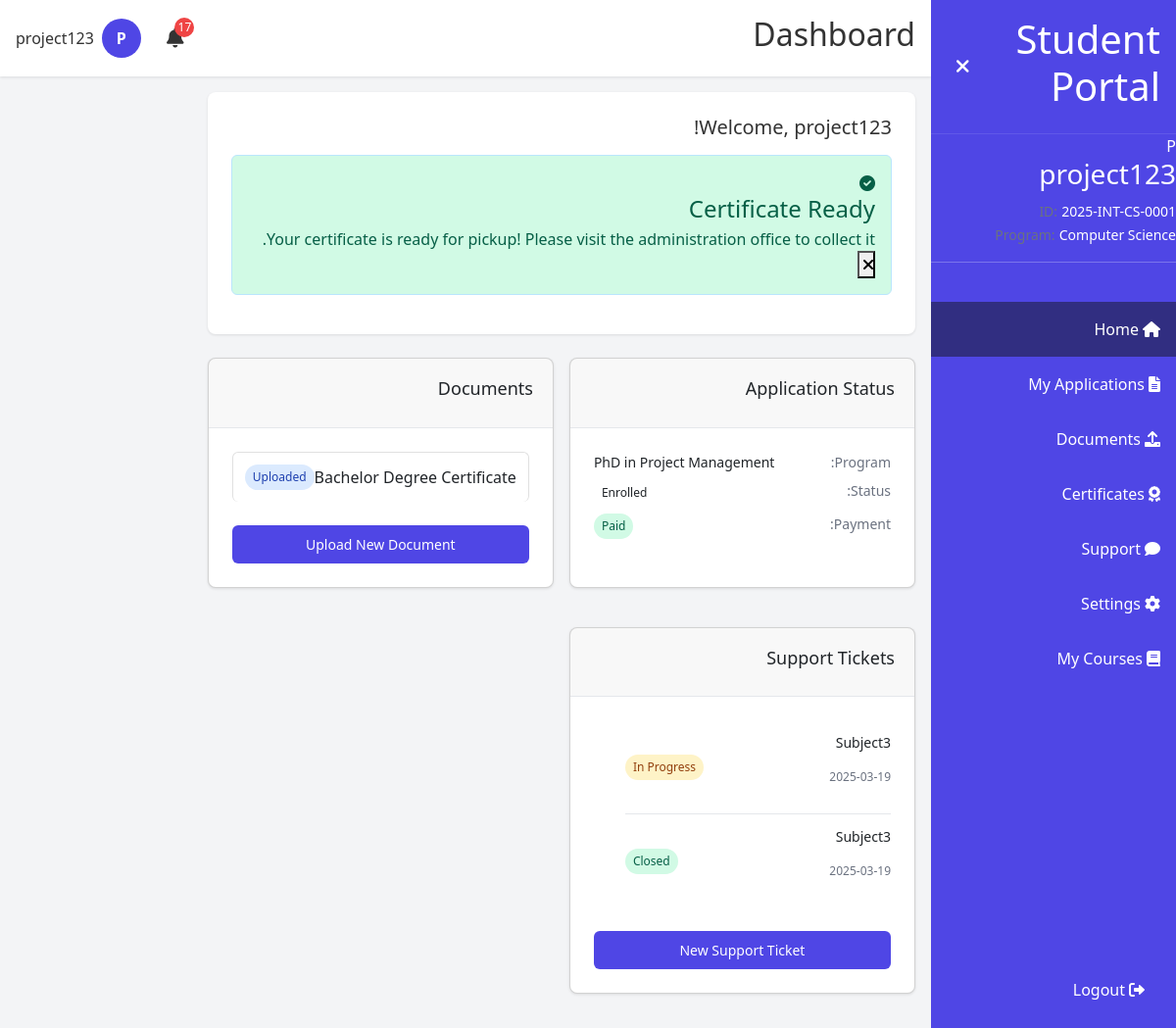
Screenshot of /student/dashboard (signed in) with the database file from the repository.
### models.py (models this page shows, shortened)
class User(db.Model, UserMixin):
    __tablename__ = 'user'
    __table_args__ = {'extend_existing': True}
    id = db.Column(db.Integer, primary_key=True)
    email = db.Column(db.String(120), unique=True, nullable=False)
    password_hash = db.Column(db.String(128), nullable=False)
    full_name = db.Column(db.String(100), nullable=False)
    phone = db.Column(db.String(20), nullable=True)
    nationality = db.Column(db.String(50), nullable=True)
    education = db.Column(db.String(50), nullable=True)
    role = db.Column(db.String(20), default='student')
    created_at = db.Column(db.DateTime, default=datetime.utcnow)
    applications = db.relationship('Application', backref='user', lazy=True)
    documents = db.relationship('Document', backref='user', lazy=True)
    certificates = db.relationship('Certificate', backref='user', lazy=True)
    tickets = db.relationship('Ticket', backref='user', lazy=True)
    notifications = db.relationship('Notification', backref='user', lazy=True)
    def is_admin(self):
        return self.role == 'admin'

class StudentID(db.Model):
    __tablename__ = 'student_id'
    __table_args__ = {'extend_existing': True}
    id = db.Column(db.Integer, primary_key=True)
    student_id = db.Column(db.String(20), unique=True, nullable=False)
    application_id = db.Column(db.Integer, db.ForeignKey('application.id'), unique=True, nullable=False)
    application = db.relationship('Application', backref='student_id', lazy=True)
    created_at = db.Column(db.DateTime, default=datetime.utcnow)

class Application(db.Model):
    __tablename__ = 'application'
    __table_args__ = {'extend_existing': True}
    id = db.Column(db.Integer, primary_key=True)
    app_id = db.Column(db.String(20), unique=True, nullable=False)
    user_id = db.Column(db.Integer, db.ForeignKey('user.id'), nullable=False)
    program = db.Column(db.String(200), nullable=False)  # This stores the program name
    program_id = db.Column(db.Integer, db.ForeignKey('programs.id'), nullable=True)
    program_relation = db.relationship('Program', backref='applications', lazy=True)
    status = db.Column(db.String(50), default='Pending Review')
    payment_status = db.Column(db.String(20), default='Pending')
    date_submitted = db.Column(db.DateTime, default=datetime.utcnow)

class Document(db.Model):
    __tablename__ = 'document'
    __table_args__ = {'extend_existing': True}
    id = db.Column(db.Integer, primary_key=True)
    user_id = db.Column(db.Integer, db.ForeignKey('user.id'), nullable=False)
    application_id = db.Column(db.Integer, db.ForeignKey('application.id'), nullable=True)
    name = db.Column(db.String(100), nullable=False)
    file_path = db.Column(db.String(255), nullable=False)
    status = db.Column(db.String(20), default='Uploaded')
    uploaded_at = db.Column(db.DateTime, default=datetime.utcnow)

class Ticket(db.Model):
    __tablename__ = 'ticket'
    __table_args__ = {'extend_existing': True}
    id = db.Column(db.Integer, primary_key=True)
    ticket_id = db.Column(db.String(20), unique=True, nullable=False)
    user_id = db.Column(db.Integer, db.ForeignKey('user.id'), nullable=False)
    subject = db.Column(db.String(100), nullable=False)
    status = db.Column(db.String(20), default='Open')
    created_at = db.Column(db.DateTime, default=datetime.utcnow)
    messages = db.relationship('TicketMessage', backref='ticket', lazy=True, order_by='TicketMessage.created_at')

### run.py (the view)
@app.route('/student/dashboard')
@login_required
def student_dashboard():
    if current_user.is_admin():
        return redirect(url_for('admin_dashboard'))
    applications = Application.query.filter_by(user_id=current_user.id).all()
    documents = Document.query.filter_by(user_id=current_user.id).all()
    certificates = Certificate.query.filter_by(user_id=current_user.id).all()
    tickets = Ticket.query.filter_by(user_id=current_user.id).all()
    notifications = Notification.query.filter_by(user_id=current_user.id, read=False).order_by(Notification.created_at.desc()).all()
    payment_required = any(app.status == 'Documents Approved' and app.payment_status == 'Pending' for app in applications)
    certificate_ready = any(cert.status == 'Ready for Pickup' for cert in certificates)
    student_id_obj = StudentID.query.join(Application).filter(
        Application.user_id == current_user.id
    ).first()
    student_id = student_id_obj.student_id if student_id_obj else None
    program = student_id_obj.application.program if student_id_obj else None
    cumulative_gpa = calculate_gpa(current_user.id)
    total_credits = 0
    try:
        sql_query = text("SELECT ce.course_id FROM course_enrollments ce WHERE ce.student_id = :student_id AND ce.status = :status")
        result = db.session.execute(sql_query, {"student_id": current_user.id, "status": "Completed"})
        course_ids = [row[0] for row in result]
        for course_id in course_ids:
            course = Course.query.get(course_id)
            if course:
                total_credits += course.credits
    except Exception as e:
        print(f"Error calculating credits: {str(e)}")
    return render_template(
        'student/dashboard.html',
        applications=applications,
        documents=documents,
        certificates=certificates,
        tickets=tickets,
        notifications=notifications,
        payment_required=payment_required,
        certificate_ready=certificate_ready,
        student_id=student_id,
        program=program,
        cumulative_gpa=cumulative_gpa,
        total_credits=total_credits
    )

### templates/student/dashboard.html (shortened to what this page needs)
{% extends "student_layout.html" %}
{% block page_title %}Dashboard{% endblock %}
{% block main_content %}
<div class="dashboard-container">
    <div class="dashboard-main">
        <div class="welcome-card">
            <h3>Welcome, {{ current_user.full_name }}!</h3>
            {% if certificate_ready %}
            <div class="alert success" id="certificate-notification">
                <i class="fas fa-check-circle"></i>
                <div>
                    <h4>Certificate Ready</h4>
                    <p>Your certificate is ready for pickup! Please visit the administration office to collect it.</p>
                </div>
                <button class="close-alert" onclick="dismissCertificateNotification()">
                    <i class="fas fa-times"></i>
                </button>
            </div>
            {% endif %}
        </div>
        <div class="dashboard-grid">
            <div class="card">
                <div class="card-header">
                    <h3>Application Status</h3>
                </div>
                <div class="card-body">
                    {% if applications %}
                        {% set latest_app = applications|sort(attribute='date_submitted', reverse=true)|first %}
                        <div class="info-row">
                            <span class="info-label">Program:</span>
                            <span class="info-value">{{ latest_app.program }}</span>
                        </div>
                        <div class="info-row">
                            <span class="info-label">Status:</span>
                            <span class="status-badge
                                ">
                                {{ latest_app.status }}
                            </span>
                        </div>
                        <div class="info-row mb-4">
                            <span class="info-label">Payment:</span>
                            <span class="status-badge
                                {% if latest_app.payment_status == 'Pending' %}yellow
                                {% elif latest_app.payment_status == 'Paid' %}green
                                {% endif %}">
                                {{ latest_app.payment_status }}
                            </span>
                        </div>
                    {% else %}
                        <div class="text-center">
                            <p class="text-muted">No applications found</p>
                            <a href="{{ url_for('student_new_application') }}" class="btn primary mt-3">Apply Now</a>
                        </div>
                    {% endif %}
                </div>
            </div>
            <div class="card">
                <div class="card-header">
                    <h3>Documents</h3>
                </div>
                <div class="card-body">
                    {% if documents %}
                        <ul class="document-list">
                            {% for document in documents|sort(attribute='uploaded_at', reverse=true)|slice(0, 3) %}
                                <li class="document-item">
                                    <span>{{ document.name }}</span>
                                    <span class="status-badge
                                        {% if document.status == 'Uploaded' %}blue
                                        {% elif document.status == 'Verified' %}green
                                        {% elif document.status == 'Rejected' %}red
                                        {% endif %}">
                                        {{ document.status }}
                                    </span>
                                </li>
                            {% endfor %}
                        </ul>
                        <a href="{{ url_for('student_upload_document') }}" class="btn primary full-width mt-4">Upload New Document</a>
                    {% else %}
                        <div class="text-center">
                            <p class="text-muted">No documents found</p>
                            <a href="{{ url_for('student_upload_document') }}" class="btn primary mt-3">Upload Document</a>
                        </div>
                    {% endif %}
                </div>
            </div>
            <div class="card">
                <div class="card-header">
                    <h3>Support Tickets</h3>
                </div>
                <div class="card-body">
                    {% if tickets %}
                        <ul class="ticket-list">
                            {% for ticket in tickets|sort(attribute='created_at', reverse=true)|slice(0, 3) %}
                                <li class="ticket-item">
                                    <div>
                                        <p class="ticket-subject">{{ ticket.subject }}</p>
                                        <p class="ticket-date">{{ ticket.created_at.strftime('%Y-%m-%d') }}</p>
                                    </div>
                                    <span class="status-badge
                                        {% if ticket.status == 'Open' %}red
                                        {% elif ticket.status == 'In Progress' %}yellow
                                        {% elif ticket.status == 'Closed' %}green
                                        {% endif %}">
                                        {{ ticket.status }}
                                    </span>
                                </li>
                            {% endfor %}
                        </ul>
                        <a href="{{ url_for('student_new_ticket') }}" class="btn primary full-width mt-4">New Support Ticket</a>
                    {% else %}
                        <div class="text-center">
                            <p class="text-muted">No support tickets</p>
                            <a href="{{ url_for('student_new_ticket') }}" class="btn primary mt-3">Create Ticket</a>
                        </div>
                    {% endif %}
                </div>
            </div>
        </div>
    </div>
</div>
{% endblock %}

### templates/student_layout.html (shortened to what this page needs)
{% extends "base.html" %}
{% block content %}
<div class="dashboard-container">
    <div id="sidebar" class="sidebar">
        <div class="sidebar-header">
            <h1 id="sidebar-title">Student Portal</h1>
            <button id="toggle-sidebar" class="btn-icon">
                <i class="fas fa-times"></i>
            </button>
        </div>
        {% if student_id %}
        <div class="sidebar-profile">
            <div class="sidebar-avatar">
                {{ current_user.full_name|initials }}
            </div>
            <h3 class="sidebar-name">{{ current_user.full_name }}</h3>
            <div class="sidebar-info">
                <div class="info-item">
                    <span class="info-label">ID:</span>
                    <span class="info-value">{{ student_id }}</span>
                </div>
                <div class="info-item">
                    <span class="info-label">Program:</span>
                    <span class="info-value small">{{ program }}</span>
                </div>
            </div>
        </div>
        <hr class="sidebar-divider">
        {% endif %}
        <nav class="sidebar-nav">
            <a href="{{ url_for('student_dashboard') }}" class="nav-item {% if request.endpoint == 'student_dashboard' %}active{% endif %}">
                <i class="fas fa-home"></i>
                <span class="nav-text">Home</span>
            </a>
            <a href="{{ url_for('student_applications') }}" class="nav-item {% if request.endpoint == 'student_applications' or request.endpoint == 'student_new_application' %}active{% endif %}">
                <i class="fas fa-file-alt"></i>
                <span class="nav-text">My Applications</span>
            </a>
            <a href="{{ url_for('student_documents') }}" class="nav-item {% if request.endpoint == 'student_documents' or request.endpoint == 'student_upload_document' %}active{% endif %}">
                <i class="fas fa-upload"></i>
                <span class="nav-text">Documents</span>
            </a>
            <a href="{{ url_for('student_certificates') }}" class="nav-item {% if request.endpoint == 'student_certificates' or request.endpoint == 'student_request_certificate' %}active{% endif %}">
                <i class="fas fa-award"></i>
                <span class="nav-text">Certificates</span>
            </a>
            <a href="{{ url_for('student_support') }}" class="nav-item {% if request.endpoint == 'student_support' or request.endpoint == 'student_new_ticket' or request.endpoint == 'student_ticket_detail' %}active{% endif %}">
                <i class="fas fa-comment"></i>
                <span class="nav-text">Support</span>
            </a>
            <a href="{{ url_for('student_settings') }}" class="nav-item {% if request.endpoint == 'student_settings' %}active{% endif %}">
                <i class="fas fa-cog"></i>
                <span class="nav-text">Settings</span>
            </a>
            <a href="{{ url_for('student_courses') }}" class="nav-item {% if request.endpoint == 'student_courses' %}active{% endif %}">
                <i class="fas fa-book"></i>
                <span class="nav-text">My Courses</span>
            </a>
        </nav>
        <div class="logout-container">
            <a href="{{ url_for('logout') }}" class="nav-item">
                <i class="fas fa-sign-out-alt"></i>
                <span class="nav-text">Logout</span>
            </a>
        </div>
    </div>
    <div class="main-content">
        <header class="header">
            <div class="header-content">
                <h2 id="page-title">{% block page_title %}Dashboard{% endblock %}</h2>
                <div class="header-actions">
                    <div class="notification-container">
                        <button id="notification-btn" class="btn-icon">
                            <i class="fas fa-bell"></i>
                            {% set unread_notifications = current_user.notifications|selectattr('read', 'equalto', false)|list %}
                            {% if unread_notifications %}
                                <span id="notification-badge" class="notification-badge">{{ unread_notifications|length }}</span>
                            {% endif %}
                        </button>
                    </div>
                    <div class="user-container">
                        <div class="avatar">
                            {{ current_user.full_name|initials }}
                        </div>
                        <span id="user-name" class="user-name">{{ current_user.full_name }}</span>
                    </div>
                </div>
            </div>
        </header>
        <main class="content">
            {% block main_content %}{% endblock %}
        </main>
    </div>
</div>
{% endblock %}

### rows the page displays
User: full_name|initials "P", full_name "project123"
StudentID: student "2025-INT-CS-0001"
Application: program "Computer Science"
Application: program "PhD in Project Management", status "Enrolled", payment_status "Paid"
Document: name "Bachelor Degree Certificate", status "Uploaded"
Ticket: subject "Subject3", created_at "2025-03-19", status "In Progress"
Ticket: subject "Subject3", created_at "2025-03-19", status "Closed"

### other values shown
{{ unread_notifications|length }} "17"
